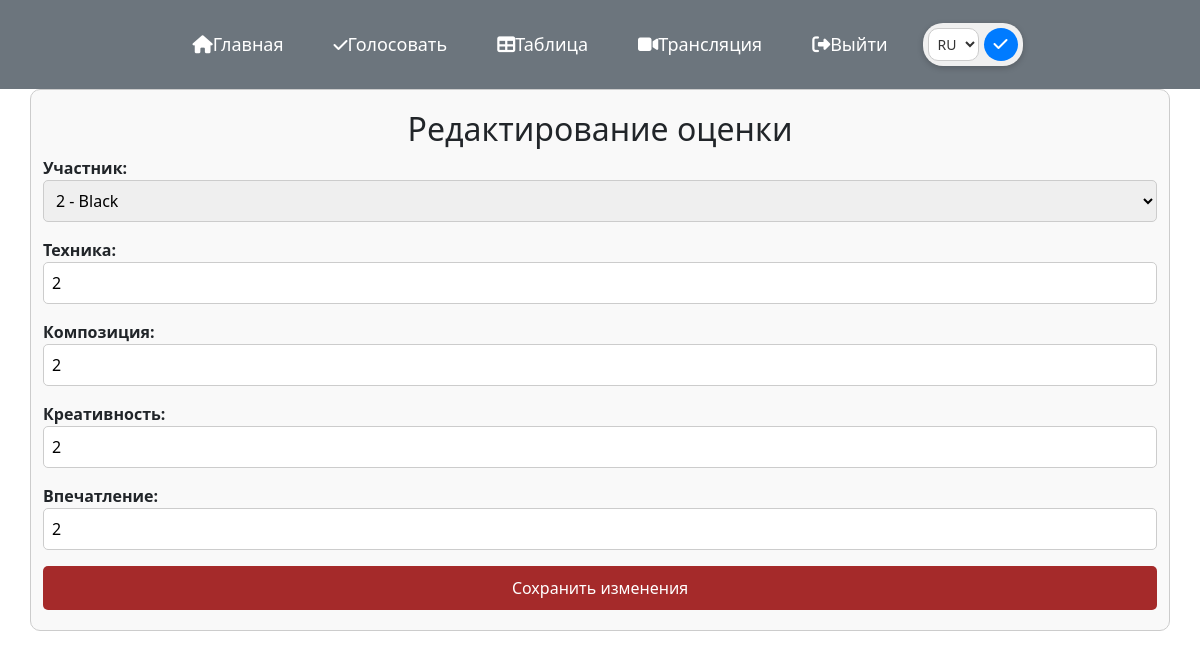
/ru/vote/edit_score/52/ (signed in), run on the app's committed database.
### vote/models.py (models this page shows, shortened)
class Score(models.Model):
    jury = models.ForeignKey(User, on_delete=models.CASCADE)  # Жюри
    participant = models.ForeignKey(Participant, on_delete=models.CASCADE)  # Участник
    technique = models.IntegerField()
    composition = models.IntegerField()
    creativity = models.IntegerField()
    impression = models.IntegerField()

### vote/views.py (the view)
# urls.py: path('edit_score/<int:score_id>/', views.edit_score, name='edit_score'),
@login_required
def edit_score(request, score_id):
    score = get_object_or_404(Score, id=score_id)
    if request.method == 'POST':
        form = ScoreForm(request.POST, instance=score)
        if form.is_valid():
            form.save()
            return redirect('vote_page')  # Перенаправляем на страницу голосования с сообщением об успехе
    else:
        form = ScoreForm(instance=score)
    return render(request, 'vote/edit_score.html', {
        'form': form,
        'score': score,
    })

### vote/forms.py
class ScoreForm(forms.ModelForm):
    participant = forms.ModelChoiceField(queryset=Participant.objects.all(), label="Участник")
    class Meta:
        model = Score
        fields = ['participant', 'technique', 'composition', 'creativity', 'impression']
        labels = {
            'technique': 'Техника',
            'composition': 'Композиция',
            'creativity': 'Креативность',
            'impression': 'Впечатление',
        }
        widgets = {
            'technique': forms.NumberInput(attrs={'min': 0, 'max': 10}),
            'composition': forms.NumberInput(attrs={'min': 0, 'max': 10}),
            'creativity': forms.NumberInput(attrs={'min': 0, 'max': 10}),
            'impression': forms.NumberInput(attrs={'min': 0, 'max': 10}),
        }

### main/models.py (called while the page is built)
    def __str__(self):
        return f"{self.number} - {self.name}"

### vote/templates/vote/edit_score.html (shortened to what this page needs)
{% load static %}
{% load i18n %}
<!DOCTYPE html>
<html lang="ru">
<head>
    <link rel="stylesheet" href="{% static 'vote/css/vote.css' %}">
    <link rel="stylesheet" href="https://cdn.jsdelivr.net/npm/bootstrap@5.3.3/dist/css/bootstrap.min.css">
    <link rel="stylesheet" href="https://use.fontawesome.com/releases/v6.6.0/css/all.css">
</head>
<body>
<header>
    <nav class="navbar">
        <ul class="navbar-menu">
            <li><a href="{% url 'main' %}"><i class="fa-solid fa-house"></i>{% trans "Главная" %}</a></li>
            <li><a href="{% url 'vote_page' %}"><i class="fa-solid fa-check"></i>{% trans "Голосовать" %}</a></li>
            <li><a href="{% url 'participant_scores' %}"><i class="fa-solid fa-table"></i>{% trans "Таблица" %}</a></li>
            <li><a href="{% url 'translation_scores' %}"><i class="fa-solid fa-video"></i>{% trans "Трансляция" %}</a></li>
            <li><a href="{% url 'signup' %}"><i class="fa-solid fa-right-from-bracket"></i>{% trans "Выйти" %}</a></li>
            <form method="post" action="{% url 'set_language' %}?next={{ request.path }}" class="language-form">
    <select name="language" class="language-select">
        <option value="ru" {% if LANGUAGE_CODE == 'ru' %}selected{% endif %}>RU</option>
    </select>
    <button type="submit" class="language-btn">
        <i class="fa fa-check"></i>
    </button>
</form>
        </ul>
    </nav>
</header>
<div class="container">
    <h2>{% trans "Редактирование оценки" %}</h2>
    <form method="post">
        {{ form.as_p }}
        <button type="submit" class="btn btn-primary">{% trans "Сохранить изменения" %}</button>
    </form>
</div>
</body>
</html>

### vote/static/vote/css/vote.css (style rules this page uses)
.container { width: 50%; margin: 0 auto; padding: 20px; background-color: #f9f9f9; border: 1px solid #ccc; border-radius: 10px; }
h2 { text-align: center; }
label { display: block; font-weight: bold; }
input, select { width: 100%; padding: 8px; border: 1px solid #ccc; border-radius: 5px; }
button.btn { display: block; width: 100%; padding: 10px; background-color: brown; color: white; border: none; border-radius: 5px; cursor: pointer; }
header { background-color: #6c757d; padding: 15px 0; }
.navbar { display: flex; justify-content: center; align-items: center; flex-wrap: wrap; }
.navbar-menu { list-style: none; margin: 0; padding: 0; display: flex; gap: 20px; width: 100%; align-items: center; justify-content: center; }
.navbar-menu li { display: inline-block; }
.navbar-menu a { font-size: 18px; color: white; text-decoration: none; padding: 10px 15px; transition: color 0.3s ease; }
.language-form { display: inline-flex; align-items: center; padding: 5px; background-color: #f0f0f0; border-radius: 20px; box-shadow: 0 2px 6px rgba(0, 0, 0, 0.2); }
.language-select { padding: 5px; margin-right: 5px; border: 1px solid #ccc; border-radius: 10px; background-color: #fff; font-size: 14px; color: #333; }
.language-btn { background-color: #007bff; border: none; padding: 6px 10px; border-radius: 50%; cursor: pointer; color: white; font-size: 14px; transition: background-color 0.3s ease; }
.fa-check { font-size: 16px; }

### data on the page
Score: participant "2 - Black", technique "2", composition "2", creativity "2", impression "2"
